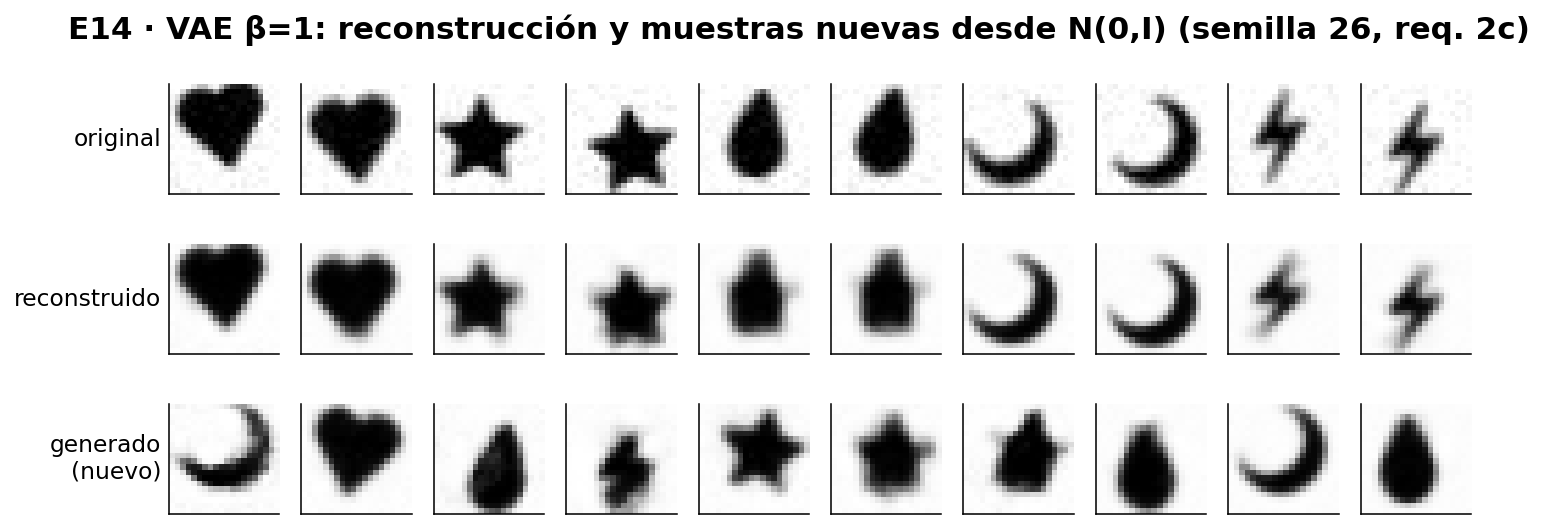
#> input picture ej2_vae/figs/fig_e14_recon_gen.png, 1543 x 528 px, given in place of 2764.png, which was not available
$ python make_figures.py
#> lines starting #> are read from the running program, lines starting #| are printed output that depends on the picture; after the words box and inside, x2 and y2 are one past the last pixel; in counts of white or black regions, pixels touching at a corner belong together; pictures that were not available may be replaced by others from this repository, and a replacement may not be noted
### ej2_vae/dataset.py
"""TP5 VAE — dataset de emojis (OpenMoji) como siluetas de baja resolución.

Estrategia: se usa el canal ALPHA de los PNG de OpenMoji como silueta rellena monocromática
(robusto a baja resolución), recortada al bounding box, centrada y reescalada a SZxSZ. La
variabilidad intra-clase se crea con augmentaciones SEEDEADAS y MODERADAS (rotación ±15°,
traslación ±2px, ruido suave) para que el VAE aprenda una variedad continua, no puntos fijos.

Los assets se cachean/commitean en assets/ -> dataset reproducible offline.
Fallbacks si los emojis no son distinguibles: subir SZ -> Noto-grises -> formas geométricas.
"""
import urllib.request
from pathlib import Path

import numpy as np
from PIL import Image
from scipy.ndimage import rotate, shift

HERE = Path(__file__).resolve().parent
ASSETS = HERE / "assets"; ASSETS.mkdir(exist_ok=True)

# (nombre, codepoint) — 5 emojis icónicos de silueta EXTERNA radicalmente distinta.
# Se descartaron triangulo/rombo/circulo: formas convexas compactas que se confunden
# entre sí a baja resolución (1-NN acc 0.88 -> sube con este set) y son menos "emoji".
CLASSES = [
    ("corazon", "2764"), ("estrella", "2B50"), ("gota", "1F4A7"),
    ("luna", "1F319"), ("rayo", "26A1"),
]
URL = "https://raw.githubusercontent.com/hfg-gmuend/openmoji/master/{variant}/72x72/{code}.png"


def fetch(code, variant="color"):
    """Descarga (y cachea) el PNG de OpenMoji. Devuelve path local o None si falla."""
    dst = ASSETS / f"{variant}_{code}.png"
    if dst.exists():
        return dst
    try:
        urllib.request.urlretrieve(URL.format(variant=variant, code=code), dst)
        return dst
    except Exception as e:
        print(f"  WARN no se pudo bajar {code} ({variant}): {e}")
        return None


def silhouette(path, SZ, margin=2):
    """PNG -> silueta [0,1] de SZxSZ: canal alpha, crop al bbox, centrado cuadrado, resize."""
#> called with SZ = 20, margin = 2
    a = np.asarray(Image.open(path).convert("RGBA").split()[-1], float) / 255.0
#> a: shape (528, 1543) float64; every value is 1
    ys, xs = np.where(a > 0.2)
    a = a[ys.min():ys.max() + 1, xs.min():xs.max() + 1] if len(xs) else a
    h, w = a.shape; s = max(h, w)
#> after `h, w = a.shape`: h = 528; w = 1543
#> after `s = max(h, w)`: s = 1543
    sq = np.zeros((s, s)); sq[(s - h) // 2:(s - h) // 2 + h, (s - w) // 2:(s - w) // 2 + w] = a
#> after `sq[(s - h) // 2:(s - h) // 2 + h, (s - w) // 2:(s - w) // 2 + w] = a`:
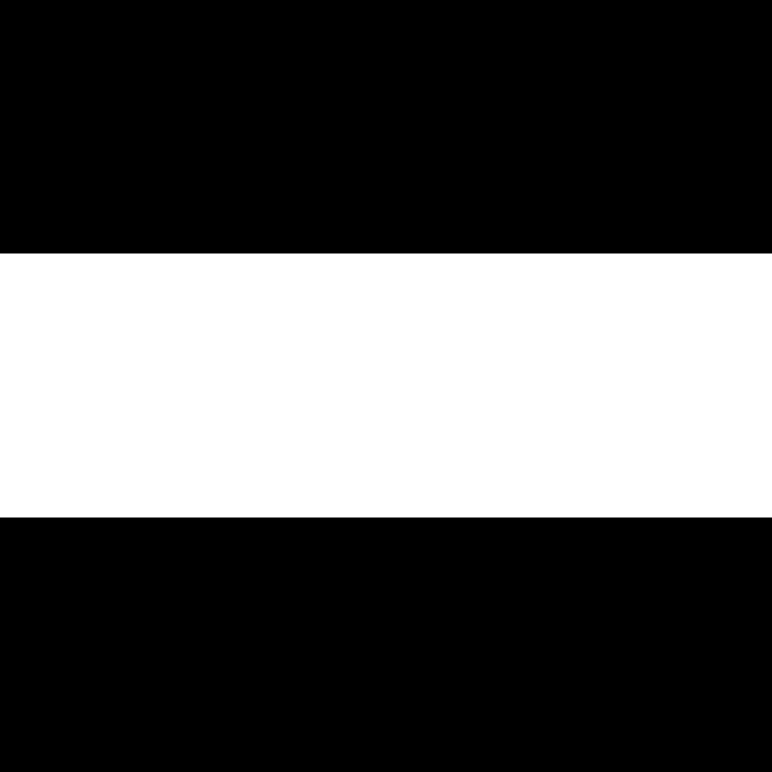
#> sq: shape (1543, 1543) float64 (shown at 1/2 size); values 0 (black) and 1 (white), 34.2% white; 1 white region, box (x1, y1, x2, y2) and area: (0, 507, 1543, 1035) 814704
    inner = SZ - 2 * margin
    small = Image.fromarray((sq * 255).astype("uint8")).resize((inner, inner), Image.LANCZOS)
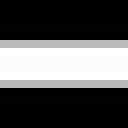
#> small: PIL image 16x16 L (shown 8 times larger); min 0, max 255, mean 86.9
    out = np.zeros((SZ, SZ)); out[margin:margin + inner, margin:margin + inner] = np.asarray(small, float) / 255.0
#> after `out[margin:margin + inner, margin:margin + inner] = np.asarray(small, `:
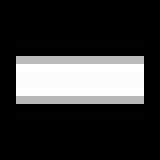
#> out: shape (20, 20) float64 (shown 8 times larger); min 0, max 1, mean 0.218
    return out


def build_bases(SZ, variant="color"):
    """dict nombre -> bitmap base (silueta SZxSZ). Omite clases que no se pudieron bajar."""
    bases = {}
    for name, code in CLASSES:
        p = fetch(code, variant)
        if p is not None:
            bases[name] = silhouette(p, SZ)
#> pass 2 of the loop in build_bases, `for name, code in CLASSES:`:
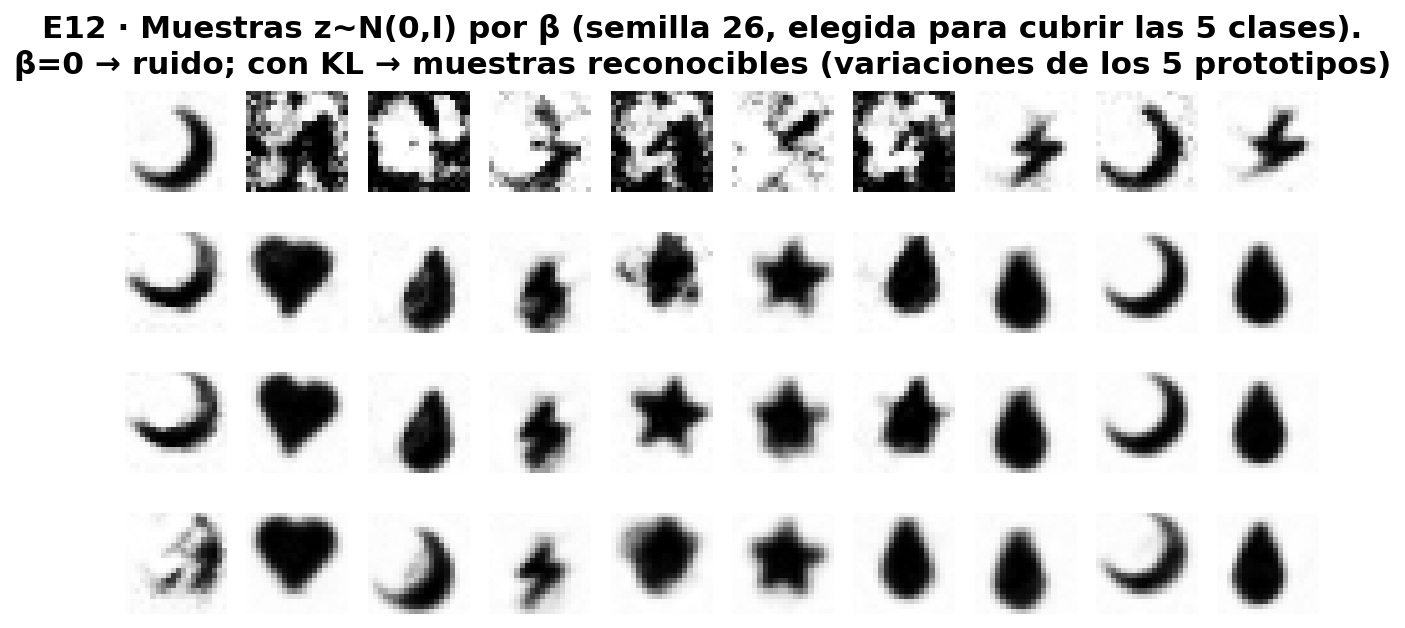
#> input picture ej2_vae/figs/fig_e12_beta_sampling.png, 1405 x 628 px, given in place of 2B50.png, which was not available
#> a: shape (628, 1405) float64; every value is 1
#> in silhouette (call 2), `sq[(s - h) // 2:(s - h) // 2 + h, (s - w) // 2:(s - w) // 2 + w] = a`:
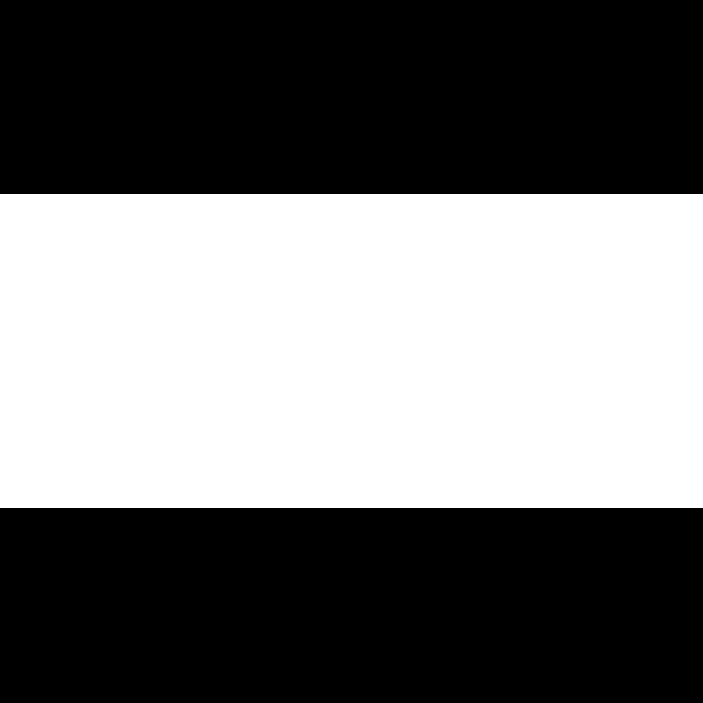
#> sq: shape (1405, 1405) float64 (shown at 1/2 size); values 0 (black) and 1 (white), 44.7% white; 1 white region, box (x1, y1, x2, y2) and area: (0, 388, 1405, 1016) 882340
#> in silhouette (call 2), `out[margin:margin + inner, margin:margin + inner] = np.asarray(small, `:
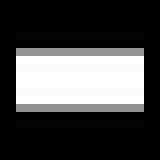
#> out: shape (20, 20) float64 (shown 8 times larger); min 0, max 1, mean 0.286
    return bases


# [5 lines left out: function augment, not called in this run]


def make_dataset(SZ=20, per_class=140, seed=0, variant="color"):
    """Devuelve X (N, SZ*SZ), y (N,), names (list), bases (dict)."""
    bases = build_bases(SZ, variant)
    names = list(bases)
    rng = np.random.default_rng(seed)
    X, y = [], []
    for ci, name in enumerate(names):
        for _ in range(per_class):
            X.append(augment(bases[name], rng).ravel()); y.append(ci)
    return np.array(X), np.array(y, dtype=int), names, bases


# [6 lines left out: function nn_accuracy, not called in this run]


# [26 lines that do not run on import are left out]

### tp5lib/plotstyle.py
"""Estilo de figuras consistente para la entrega del TP5.

Todos los make_figures.py llaman apply_style() al inicio para fuentes legibles, paleta
consistente y DPI adecuado para slides. Colores nombrados para reusar entre ejercicios.
"""
import matplotlib as mpl

PRIMARY = "#C2410C"     # naranja — serie principal / destaque
SECONDARY = "#1E3A5F"   # azul oscuro — serie secundaria
ACCENT = "#16A34A"      # verde — "justo"/ok
WARN = "#DC2626"        # rojo — caso que falla
# paleta cualitativa para clases (emojis / categorías), alto contraste
PALETTE = ["#2563EB", "#F59E0B", "#16A34A", "#DC2626", "#7C3AED", "#0891B2", "#DB2777", "#65A30D"]


def apply_style():
    mpl.rcParams.update({
        "figure.dpi": 120,
        "savefig.dpi": 140,
        "savefig.bbox": "tight",
        "font.family": "DejaVu Sans",
        "font.size": 13,
        "axes.titlesize": 15,
        "axes.titleweight": "bold",
        "axes.labelsize": 13,
        "xtick.labelsize": 11,
        "ytick.labelsize": 11,
        "legend.fontsize": 11,
        "legend.frameon": True,
        "legend.framealpha": 0.9,
        "figure.titlesize": 16,
        "figure.titleweight": "bold",
        "axes.grid": True,
        "grid.alpha": 0.3,
        "axes.spines.top": False,
        "axes.spines.right": False,
        "image.cmap": "binary",
    })

### ej2_vae/make_figures.py
"""TP5 VAE — figuras E12-E18 + atlas del latente, desde los modelos guardados. Estilo central.

Para E12/E14 se ELIGE (y se documenta) una semilla de sampleo que cubra las 5 clases, sólo para
ilustrar la diversidad; clasificando cada z~N(0,I) por el centroide latente de clase más cercano.
E18 es el control honesto: usa una semilla NO elegida (la 0, fija) y reporta la fracción PROMEDIO
de clases que aparece al samplear N(0,I) sobre 200 semillas, sin cherry-picking.
"""
import sys
from pathlib import Path

import numpy as np
import matplotlib
matplotlib.use("Agg")
import matplotlib.pyplot as plt  # noqa: E402

ROOT = Path(__file__).resolve().parents[1]; sys.path.insert(0, str(ROOT))
HERE = Path(__file__).resolve().parent; sys.path.insert(0, str(HERE))
RES = HERE / "results"; FIGS = HERE / "figs"; FIGS.mkdir(exist_ok=True)

from tp5lib.vae_core import VAE                                  # noqa: E402
from tp5lib.plotstyle import apply_style, PALETTE                # noqa: E402
from dataset import make_dataset                                 # noqa: E402

apply_style()
SZ = 20; D = SZ * SZ
betas = [0.0, 0.5, 1.0, 4.0]
#> (the run stopped early here; a loop or call above may not have finished)
